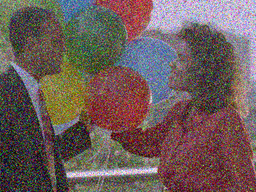
#> input picture pictures/b.png, 256 x 192 px, shrunk from 640 x 480 before the run; its folder holds only this picture in this run
$ python median.py
#> lines starting #> are read from the running program, lines starting #| are printed output that depends on the picture
from PIL import Image
import math
import os


def bitMix_ordering(pixels,centerRgb,kernelSize) :

	bitArr = pow(kernelSize,2) * [None]
	p1_24bit = None

	for i in range(len(pixels)) :
		if pixels[i] == None :
			p1_24bit = "000000000000000000000000"
		else :
			red_1 = format(pixels[i][0],'08b')
			green_1 = format(pixels[i][1],'08b')
			blue_1 = format(pixels[i][2],'08b')
			p1_24bit = red_1 + green_1 + blue_1
		bitArr[i] = p1_24bit

	bitArr.sort()


	return (int(bitArr[4][:8], 2),int(bitArr[4][8:16], 2),int(bitArr[4][16:24], 2))

def lexicographical_ordering(pixels,centerRgb,kernelSize) : # 2 tane parametre alıcak pixel_1 ve pixel_2

	for i in range(len(pixels)) :
		if pixels[i] == None :
			pixels[i] = [0,0,0]

	pixels.sort(key=lambda x : x[:])

	return tuple(pixels[4])


def norm_based_ordering(pixels,centerRgb,kernelSize) :

	EucArr = pow(kernelSize,2) * [None]
	dic = {}
	euc = None
	#print(centerRgb)
	for i in range(len(pixels)) :
		if pixels[i] == None :
			euc = math.sqrt(abs(pow(centerRgb[0],2) + pow(centerRgb[1],2) + pow(centerRgb[2],2)))
			pixels[i] = centerRgb
		else :
			euc = math.sqrt(abs(pow((centerRgb[0] - pixels[i][0]),2) + pow((centerRgb[1] - pixels[i][1]),2) + pow((centerRgb[2] - pixels[i][2]),2) ))
		EucArr[i] = euc
		dic[euc] = pixels[i]
#	euc1 = Math.sqrt(Math.pow(firstRed,2) + Math.pow(firstGreen,2) + Math.pow(firstBlue,2));#
#	euc2 = Math.sqrt(Math.pow(secRed,2) + Math.pow(secGreen,2) + Math.pow(secBlue,2));
	EucArr.sort()
	print(EucArr[4])
	print(dic.get(EucArr[4]))

	return tuple(dic.get(EucArr[4]))


def scalar_median_filter(image,kernelSize,f) : # marginal

	width, height = image.size

	indexer = kernelSize // 2

	arr_Red = []
	arr_Green = []
	arr_Blue = []
	new_image = image.copy()

	pixel_access_image = new_image.load()


	arr_Red = pow(kernelSize,2) * [None]
	arr_Green = pow(kernelSize,2) * [None]
	arr_Blue = pow(kernelSize,2) * [None]

	for i in range(width) :

		for j in range(height) :
			y = 0
			for z in range(kernelSize) :
				if i + z - indexer < 0 or i + z - indexer > width - 1:
					for c in range(kernelSize):
						arr_Red[y] = 0
						arr_Green[y] = 0
						arr_Blue[y] = 0
						y += 1
				else:
					if j + z - indexer < 0 or j + z - indexer > height - 1:
						arr_Red[y] = 0
						arr_Green[y] = 0
						arr_Blue[y] = 0
						y += 1
					else:
						for k in range(kernelSize):
							if j + k < height and  i + z < width :
								red, green, blue = image.getpixel((i + z , j + k))
								arr_Red[y] = red
								arr_Green[y] = green
								arr_Blue[y] = blue
							y += 1

			arr_Red.sort()
			arr_Green.sort()
			arr_Blue.sort()
			newRed, newGreen, newBlue = arr_Red[len(arr_Red) // 2],arr_Green[len(arr_Green) // 2], arr_Blue[len(arr_Blue) // 2]
			pixel_access_image[i,j] = (newRed,newGreen,newBlue)

	saveName = "/home/mukesh/final_project/Results/" + f + "_scalar_.png"

	new_image.save(saveName)
	new_image.show()

def vector_median_filter(image,kernelSize,func,f) : # marginal

	width, height = image.size

	indexer = kernelSize // 2

#	arr_Red = []
#	arr_Green = []
#	arr_Blue = []
	new_image = image.copy()

	pixel_access_image = new_image.load()

	sortKernel = pow(kernelSize,2) * [None]

	for i in range(width) :

		for j in range(height) :
			y = 0
			centerRgb = image.getpixel((i, j))

			for z in range(kernelSize) :
				if i + z - indexer < 0 or i + z - indexer > width - 1:
					for c in range(kernelSize):
						sortKernel[y] = None
						y += 1

				else :
					if j + z - indexer < 0 or j + z - indexer > height - 1:
						sortKernel[y] = None
						y += 1
					else:
						for k in range(kernelSize):
							if j + k < height and  i + z < width :
								red, green, blue = image.getpixel((i + z , j + k))
								sortKernel[y] = [red,green,blue]
								y += 1
			pixel_access_image[i,j] = func(sortKernel,centerRgb,kernelSize)

	saveName = "/home/mukesh/final_project/Results" + f + "_vector_" + func.__name__ + ".png"

	new_image.save(saveName)
	new_image.show()


def main() :
	path =('/home/mukesh/final_project/pictures/')

	files = []
#	r=root, d=directories, f = files
	for r, d, f in os.walk(path):
		for file in f:
			if '.png' or '.jpeg' in file:
				files.append(os.path.join(r, file))

	for f in files:
		image = Image.open(f)
#> image is the input picture: PIL image 256x192 RGB; mean R, G, B 109.1, 92.2, 89.9
		rgb_im = image.convert('RGB')
		vector_median_filter(rgb_im,3,norm_based_ordering,f.split("/")[1])
#> after the loop in vector_median_filter, `for i in range(width) :`: sortKernel = [[149, 20, 91], (149, 20, 91), (149, 20, 91), (149, 20, 91), (147, 58, 78), (89, 41, 45), [89, 41, 45], [147, 58, 78], [149, 20, 91]]
#> in vector_median_filter, `new_image.save(saveName)`:
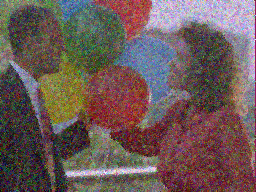
#> saved as Resultstmp_vector_norm_based_ordering.png: PIL image 256x192 RGB; mean R, G, B 108.4, 90.4, 88.4
#		vector_median_filter(rgb_im,3,bitMix_ordering,f.split("/")[1])
#		vector_median_filter(rgb_im,3,lexicographical_ordering,f.split("/")[1])
		scalar_median_filter(rgb_im,3,f.split("/")[1])
#> after the loop in scalar_median_filter, `for i in range(width) :`: arr_Blue = [0, 0, 0, 0, 0, 0, 0, 17, 91]; arr_Green = [0, 0, 0, 0, 0, 0, 0, 14, 20]; arr_Red = [0, 0, 0, 0, 0, 0, 0, 48, 149]
#> in scalar_median_filter, `new_image.save(saveName)`:
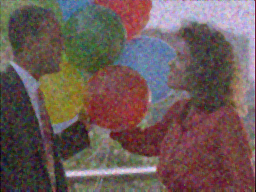
#> saved as tmp_scalar_.png: PIL image 256x192 RGB; mean R, G, B 108.1, 90.4, 88.1


if __name__ == "__main__" :
	main()

$ run again, on pictures/lovely.jpg
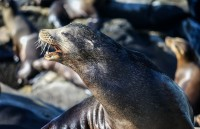
#> input picture pictures/lovely.jpg, 200 x 129 px
#> in main, image is the input picture: PIL image 200x129 RGB; mean R, G, B 76.1, 78.3, 82.5
#> after the loop in vector_median_filter, `for i in range(width) :`: sortKernel = [[186, 185, 180], (186, 185, 180), (186, 185, 180), (186, 185, 180), (122, 118, 115), (38, 33, 30), [38, 33, 30], [122, 118, 115], [186, 185, 180]]
#> in vector_median_filter, `new_image.save(saveName)`:
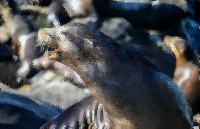
#> saved as Resultstmp_vector_norm_based_ordering.png: PIL image 200x129 RGB; mean R, G, B 75.4, 77.6, 81.7
#> after the loop in scalar_median_filter, `for i in range(width) :`: arr_Blue = [0, 0, 0, 0, 0, 0, 0, 1, 180]; arr_Green = [0, 0, 0, 0, 0, 0, 0, 0, 185]; arr_Red = [0, 0, 0, 0, 0, 0, 0, 0, 186]
#> in scalar_median_filter, `new_image.save(saveName)`:
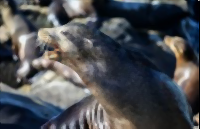
#> saved as tmp_scalar_.png: PIL image 200x129 RGB; mean R, G, B 75.2, 77.4, 81.6
